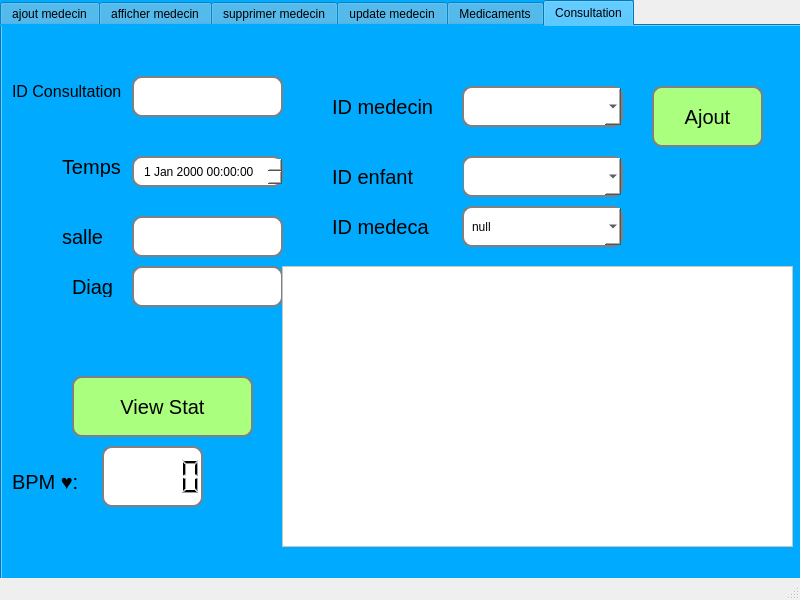
<?xml version="1.0" encoding="UTF-8"?>
<ui version="4.0">
 <class>MainWindow</class>
 <widget class="QMainWindow" name="MainWindow">
  <property name="geometry">
   <rect>
    <x>0</x>
    <y>0</y>
    <width>800</width>
    <height>600</height>
   </rect>
  </property>
  <property name="windowTitle">
   <string>MainWindow</string>
  </property>
  <widget class="QWidget" name="centralwidget">
   <widget class="QTabWidget" name="tabWidget_2">
    <property name="geometry">
     <rect>
      <x>0</x>
      <y>0</y>
      <width>941</width>
      <height>611</height>
     </rect>
    </property>
    <property name="styleSheet">
     <string notr="true">background-color: rgb(0, 170, 255);</string>
    </property>
    <property name="currentIndex">
     <number>5</number>
    </property>
    <widget class="QWidget" name="ajout">
     <attribute name="title">
      <string>ajout medecin</string>
     </attribute>
     <widget class="QLineEdit" name="lineEdit_ID_medecin">
      <property name="geometry">
       <rect>
        <x>320</x>
        <y>30</y>
        <width>151</width>
        <height>41</height>
       </rect>
      </property>
      <property name="styleSheet">
       <string notr="true">  border: 2px solid gray;
  border-radius: 10px;
  padding: 0 8px;
  background: white;</string>
      </property>
     </widget>
     <widget class="QLabel" name="label_8">
      <property name="geometry">
       <rect>
        <x>160</x>
        <y>240</y>
        <width>121</width>
        <height>21</height>
       </rect>
      </property>
      <property name="font">
       <font>
        <pointsize>12</pointsize>
       </font>
      </property>
      <property name="text">
       <string>adresse cabinet</string>
      </property>
     </widget>
     <widget class="QLineEdit" name="lineEdit_Nom_medecin">
      <property name="geometry">
       <rect>
        <x>320</x>
        <y>100</y>
        <width>151</width>
        <height>41</height>
       </rect>
      </property>
      <property name="styleSheet">
       <string notr="true">  border: 2px solid gray;
  border-radius: 10px;
  padding: 0 8px;
  background: white;</string>
      </property>
     </widget>
     <widget class="QLabel" name="label_3">
      <property name="geometry">
       <rect>
        <x>170</x>
        <y>30</y>
        <width>71</width>
        <height>31</height>
       </rect>
      </property>
      <property name="font">
       <font>
        <pointsize>12</pointsize>
       </font>
      </property>
      <property name="styleSheet">
       <string notr="true"/>
      </property>
      <property name="text">
       <string>ID</string>
      </property>
     </widget>
     <widget class="QLabel" name="label_5">
      <property name="geometry">
       <rect>
        <x>170</x>
        <y>180</y>
        <width>71</width>
        <height>21</height>
       </rect>
      </property>
      <property name="font">
       <font>
        <pointsize>12</pointsize>
       </font>
      </property>
      <property name="text">
       <string>Prenom</string>
      </property>
     </widget>
     <widget class="QPushButton" name="ajout_2">
      <property name="geometry">
       <rect>
        <x>480</x>
        <y>120</y>
        <width>151</width>
        <height>71</height>
       </rect>
      </property>
      <property name="font">
       <font>
        <pointsize>15</pointsize>
       </font>
      </property>
      <property name="styleSheet">
       <string notr="true">  border: 2px solid gray;
  border-radius: 10px;
  padding: 0 8px;
  background: rgb(170, 255, 127);</string>
      </property>
      <property name="text">
       <string>Valider</string>
      </property>
     </widget>
     <widget class="QPushButton" name="quit_1">
      <property name="geometry">
       <rect>
        <x>480</x>
        <y>220</y>
        <width>161</width>
        <height>71</height>
       </rect>
      </property>
      <property name="font">
       <font>
        <pointsize>15</pointsize>
       </font>
      </property>
      <property name="styleSheet">
       <string notr="true">  border: 2px solid gray;
  border-radius: 10px;
  padding: 0 8px;
  background: rgb(170, 255, 127);</string>
      </property>
      <property name="text">
       <string>Quitter</string>
      </property>
     </widget>
     <widget class="QLineEdit" name="lineEdit_adress_mail_medecin">
      <property name="geometry">
       <rect>
        <x>320</x>
        <y>290</y>
        <width>151</width>
        <height>41</height>
       </rect>
      </property>
      <property name="styleSheet">
       <string notr="true">  border: 2px solid gray;
  border-radius: 10px;
  padding: 0 8px;
  background: white;</string>
      </property>
      <property name="text">
       <string/>
      </property>
     </widget>
     <widget class="QLabel" name="label_6">
      <property name="geometry">
       <rect>
        <x>160</x>
        <y>360</y>
        <width>101</width>
        <height>21</height>
       </rect>
      </property>
      <property name="font">
       <font>
        <pointsize>12</pointsize>
       </font>
      </property>
      <property name="text">
       <string>parcour</string>
      </property>
     </widget>
     <widget class="QLabel" name="label_7">
      <property name="geometry">
       <rect>
        <x>160</x>
        <y>300</y>
        <width>101</width>
        <height>21</height>
       </rect>
      </property>
      <property name="font">
       <font>
        <pointsize>12</pointsize>
       </font>
      </property>
      <property name="text">
       <string>adresse email</string>
      </property>
     </widget>
     <widget class="QLineEdit" name="lineEdit_Prenom_medein">
      <property name="geometry">
       <rect>
        <x>320</x>
        <y>170</y>
        <width>151</width>
        <height>41</height>
       </rect>
      </property>
      <property name="styleSheet">
       <string notr="true">  border: 2px solid gray;
  border-radius: 10px;
  padding: 0 8px;
  background: white;</string>
      </property>
     </widget>
     <widget class="QLabel" name="label_4">
      <property name="geometry">
       <rect>
        <x>170</x>
        <y>110</y>
        <width>71</width>
        <height>21</height>
       </rect>
      </property>
      <property name="font">
       <font>
        <pointsize>12</pointsize>
       </font>
      </property>
      <property name="text">
       <string>Nom </string>
      </property>
     </widget>
     <widget class="QLineEdit" name="lineEdit_adress_medecin">
      <property name="geometry">
       <rect>
        <x>320</x>
        <y>230</y>
        <width>151</width>
        <height>41</height>
       </rect>
      </property>
      <property name="styleSheet">
       <string notr="true">  border: 2px solid gray;
  border-radius: 10px;
  padding: 0 8px;
  background: white;</string>
      </property>
     </widget>
     <widget class="QLineEdit" name="lineEdit_parcour_medecin">
      <property name="geometry">
       <rect>
        <x>320</x>
        <y>360</y>
        <width>151</width>
        <height>41</height>
       </rect>
      </property>
      <property name="styleSheet">
       <string notr="true">  border: 2px solid gray;
  border-radius: 10px;
  padding: 0 8px;
  background: white;</string>
      </property>
      <property name="text">
       <string/>
      </property>
     </widget>
    </widget>
    <widget class="QWidget" name="afficher">
     <attribute name="title">
      <string>afficher medecin</string>
     </attribute>
     <widget class="QTableView" name="tableView_med">
      <property name="geometry">
       <rect>
        <x>40</x>
        <y>60</y>
        <width>491</width>
        <height>371</height>
       </rect>
      </property>
      <property name="styleSheet">
       <string notr="true">background-color: white;</string>
      </property>
     </widget>
     <widget class="QLabel" name="label_11">
      <property name="geometry">
       <rect>
        <x>550</x>
        <y>150</y>
        <width>71</width>
        <height>31</height>
       </rect>
      </property>
      <property name="font">
       <font>
        <pointsize>12</pointsize>
       </font>
      </property>
      <property name="styleSheet">
       <string notr="true"/>
      </property>
      <property name="text">
       <string>ID</string>
      </property>
     </widget>
     <widget class="QLineEdit" name="lineEdit_ID_rechercher">
      <property name="geometry">
       <rect>
        <x>580</x>
        <y>150</y>
        <width>151</width>
        <height>41</height>
       </rect>
      </property>
      <property name="styleSheet">
       <string notr="true">  border: 2px solid gray;
  border-radius: 10px;
  padding: 0 8px;
  background: white;</string>
      </property>
     </widget>
     <widget class="QPushButton" name="rechercher">
      <property name="geometry">
       <rect>
        <x>590</x>
        <y>210</y>
        <width>121</width>
        <height>51</height>
       </rect>
      </property>
      <property name="font">
       <font>
        <pointsize>15</pointsize>
       </font>
      </property>
      <property name="styleSheet">
       <string notr="true">  border: 2px solid gray;
  border-radius: 10px;
  padding: 0 8px;
  background: rgb(170, 255, 127);</string>
      </property>
      <property name="text">
       <string>Rechercher</string>
      </property>
     </widget>
     <widget class="QPushButton" name="pushButton">
      <property name="geometry">
       <rect>
        <x>580</x>
        <y>290</y>
        <width>141</width>
        <height>41</height>
       </rect>
      </property>
      <property name="font">
       <font>
        <pointsize>15</pointsize>
       </font>
      </property>
      <property name="styleSheet">
       <string notr="true">  border: 2px solid gray;
  border-radius: 10px;
  padding: 0 8px;
  background: rgb(170, 255, 127);</string>
      </property>
      <property name="text">
       <string>Generate pdf </string>
      </property>
     </widget>
    </widget>
    <widget class="QWidget" name="suprimer">
     <attribute name="title">
      <string>supprimer medecin</string>
     </attribute>
     <widget class="QLabel" name="label_2">
      <property name="geometry">
       <rect>
        <x>180</x>
        <y>160</y>
        <width>141</width>
        <height>41</height>
       </rect>
      </property>
      <property name="font">
       <font>
        <pointsize>15</pointsize>
       </font>
      </property>
      <property name="text">
       <string>ID medecin</string>
      </property>
     </widget>
     <widget class="QPushButton" name="delet_botton">
      <property name="geometry">
       <rect>
        <x>230</x>
        <y>320</y>
        <width>151</width>
        <height>71</height>
       </rect>
      </property>
      <property name="font">
       <font>
        <pointsize>15</pointsize>
       </font>
      </property>
      <property name="styleSheet">
       <string notr="true">  border: 2px solid gray;
  border-radius: 10px;
  padding: 0 8px;
  background: rgb(170, 255, 127);</string>
      </property>
      <property name="text">
       <string>Delete</string>
      </property>
     </widget>
     <widget class="QPushButton" name="quit_2">
      <property name="geometry">
       <rect>
        <x>430</x>
        <y>320</y>
        <width>161</width>
        <height>71</height>
       </rect>
      </property>
      <property name="font">
       <font>
        <pointsize>15</pointsize>
       </font>
      </property>
      <property name="styleSheet">
       <string notr="true">  border: 2px solid gray;
  border-radius: 10px;
  padding: 0 8px;
  background: rgb(170, 255, 127);</string>
      </property>
      <property name="text">
       <string>Quitter</string>
      </property>
     </widget>
     <widget class="QComboBox" name="comboBoxdelete">
      <property name="geometry">
       <rect>
        <x>380</x>
        <y>150</y>
        <width>191</width>
        <height>51</height>
       </rect>
      </property>
      <property name="styleSheet">
       <string notr="true">  border: 2px solid gray;
  border-radius: 10px;
  padding: 0 8px;
  background: white;
</string>
      </property>
     </widget>
    </widget>
    <widget class="QWidget" name="update">
     <attribute name="title">
      <string>update medecin</string>
     </attribute>
     <widget class="QLabel" name="label_9">
      <property name="geometry">
       <rect>
        <x>160</x>
        <y>150</y>
        <width>141</width>
        <height>41</height>
       </rect>
      </property>
      <property name="font">
       <font>
        <pointsize>15</pointsize>
       </font>
      </property>
      <property name="text">
       <string>ID medecin</string>
      </property>
     </widget>
     <widget class="QLabel" name="label_10">
      <property name="geometry">
       <rect>
        <x>160</x>
        <y>240</y>
        <width>141</width>
        <height>41</height>
       </rect>
      </property>
      <property name="font">
       <font>
        <pointsize>15</pointsize>
       </font>
      </property>
      <property name="text">
       <string>Parcour</string>
      </property>
     </widget>
     <widget class="QLineEdit" name="lineEdit_parcour_modif">
      <property name="geometry">
       <rect>
        <x>380</x>
        <y>240</y>
        <width>181</width>
        <height>41</height>
       </rect>
      </property>
      <property name="styleSheet">
       <string notr="true">  border: 2px solid gray;
  border-radius: 10px;
  padding: 0 8px;
  background: white;</string>
      </property>
     </widget>
     <widget class="QPushButton" name="pushButton_update">
      <property name="geometry">
       <rect>
        <x>150</x>
        <y>340</y>
        <width>171</width>
        <height>61</height>
       </rect>
      </property>
      <property name="font">
       <font>
        <pointsize>15</pointsize>
       </font>
      </property>
      <property name="styleSheet">
       <string notr="true">  border: 2px solid gray;
  border-radius: 10px;
  padding: 0 8px;
  background: rgb(170, 255, 127);</string>
      </property>
      <property name="text">
       <string>Update</string>
      </property>
     </widget>
     <widget class="QPushButton" name="quit_3">
      <property name="geometry">
       <rect>
        <x>400</x>
        <y>340</y>
        <width>181</width>
        <height>61</height>
       </rect>
      </property>
      <property name="font">
       <font>
        <pointsize>15</pointsize>
       </font>
      </property>
      <property name="styleSheet">
       <string notr="true">  border: 2px solid gray;
  border-radius: 10px;
  padding: 0 8px;
  background: rgb(170, 255, 127);</string>
      </property>
      <property name="text">
       <string>Quitter</string>
      </property>
     </widget>
     <widget class="QComboBox" name="comboBoxupdate">
      <property name="geometry">
       <rect>
        <x>390</x>
        <y>140</y>
        <width>161</width>
        <height>51</height>
       </rect>
      </property>
      <property name="styleSheet">
       <string notr="true">  border: 2px solid gray;
  border-radius: 10px;
  padding: 0 8px;
  background: white;</string>
      </property>
     </widget>
    </widget>
    <widget class="QWidget" name="tab">
     <attribute name="title">
      <string>Medicaments</string>
     </attribute>
     <widget class="QLabel" name="label_12">
      <property name="geometry">
       <rect>
        <x>10</x>
        <y>20</y>
        <width>121</width>
        <height>31</height>
       </rect>
      </property>
      <property name="font">
       <font>
        <pointsize>12</pointsize>
       </font>
      </property>
      <property name="styleSheet">
       <string notr="true"/>
      </property>
      <property name="text">
       <string>ID_medicament</string>
      </property>
     </widget>
     <widget class="QLabel" name="label_13">
      <property name="geometry">
       <rect>
        <x>30</x>
        <y>100</y>
        <width>71</width>
        <height>21</height>
       </rect>
      </property>
      <property name="font">
       <font>
        <pointsize>12</pointsize>
       </font>
      </property>
      <property name="text">
       <string>Nom </string>
      </property>
     </widget>
     <widget class="QLineEdit" name="lineEdit_ID_medic">
      <property name="geometry">
       <rect>
        <x>120</x>
        <y>20</y>
        <width>151</width>
        <height>41</height>
       </rect>
      </property>
      <property name="styleSheet">
       <string notr="true">  border: 2px solid gray;
  border-radius: 10px;
  padding: 0 8px;
  background: white;</string>
      </property>
     </widget>
     <widget class="QLabel" name="label_14">
      <property name="geometry">
       <rect>
        <x>30</x>
        <y>170</y>
        <width>71</width>
        <height>21</height>
       </rect>
      </property>
      <property name="font">
       <font>
        <pointsize>12</pointsize>
       </font>
      </property>
      <property name="text">
       <string>QTE_med</string>
      </property>
     </widget>
     <widget class="QLineEdit" name="lineEdit_qte_medic">
      <property name="geometry">
       <rect>
        <x>120</x>
        <y>160</y>
        <width>151</width>
        <height>41</height>
       </rect>
      </property>
      <property name="styleSheet">
       <string notr="true">  border: 2px solid gray;
  border-radius: 10px;
  padding: 0 8px;
  background: white;</string>
      </property>
     </widget>
     <widget class="QLineEdit" name="lineEdit_Nom_medic">
      <property name="geometry">
       <rect>
        <x>120</x>
        <y>90</y>
        <width>151</width>
        <height>41</height>
       </rect>
      </property>
      <property name="styleSheet">
       <string notr="true">  border: 2px solid gray;
  border-radius: 10px;
  padding: 0 8px;
  background: white;</string>
      </property>
     </widget>
     <widget class="QPushButton" name="ajout_3">
      <property name="geometry">
       <rect>
        <x>280</x>
        <y>30</y>
        <width>111</width>
        <height>61</height>
       </rect>
      </property>
      <property name="font">
       <font>
        <pointsize>15</pointsize>
       </font>
      </property>
      <property name="styleSheet">
       <string notr="true">  border: 2px solid gray;
  border-radius: 10px;
  padding: 0 8px;
  background: rgb(170, 255, 127);</string>
      </property>
      <property name="text">
       <string>Ajout</string>
      </property>
     </widget>
     <widget class="QTableView" name="tableView_medic">
      <property name="geometry">
       <rect>
        <x>30</x>
        <y>240</y>
        <width>321</width>
        <height>251</height>
       </rect>
      </property>
      <property name="styleSheet">
       <string notr="true">background-color: white;</string>
      </property>
     </widget>
     <widget class="QComboBox" name="comboBoxmed_tri">
      <property name="geometry">
       <rect>
        <x>420</x>
        <y>280</y>
        <width>161</width>
        <height>41</height>
       </rect>
      </property>
      <property name="styleSheet">
       <string notr="true">  border: 2px solid gray;
  border-radius: 10px;
  padding: 0 8px;
  background: white;
</string>
      </property>
      <item>
       <property name="text">
        <string>ID</string>
       </property>
      </item>
      <item>
       <property name="text">
        <string>Nom</string>
       </property>
      </item>
      <item>
       <property name="text">
        <string>QTE</string>
       </property>
      </item>
      <item>
       <property name="text">
        <string>non trier</string>
       </property>
      </item>
     </widget>
    </widget>
    <widget class="QWidget" name="tab_2">
     <attribute name="title">
      <string>Consultation</string>
     </attribute>
     <widget class="QLabel" name="label_15">
      <property name="geometry">
       <rect>
        <x>60</x>
        <y>200</y>
        <width>71</width>
        <height>21</height>
       </rect>
      </property>
      <property name="font">
       <font>
        <pointsize>15</pointsize>
       </font>
      </property>
      <property name="text">
       <string>salle</string>
      </property>
     </widget>
     <widget class="QPushButton" name="ajout_4">
      <property name="geometry">
       <rect>
        <x>650</x>
        <y>60</y>
        <width>111</width>
        <height>61</height>
       </rect>
      </property>
      <property name="font">
       <font>
        <pointsize>15</pointsize>
       </font>
      </property>
      <property name="styleSheet">
       <string notr="true">  border: 2px solid gray;
  border-radius: 10px;
  padding: 0 8px;
  background: rgb(170, 255, 127);</string>
      </property>
      <property name="text">
       <string>Ajout</string>
      </property>
     </widget>
     <widget class="QLineEdit" name="salle">
      <property name="geometry">
       <rect>
        <x>130</x>
        <y>190</y>
        <width>151</width>
        <height>41</height>
       </rect>
      </property>
      <property name="styleSheet">
       <string notr="true">  border: 2px solid gray;
  border-radius: 10px;
  padding: 0 8px;
  background: white;</string>
      </property>
      <property name="text">
       <string/>
      </property>
     </widget>
     <widget class="QLabel" name="label_16">
      <property name="geometry">
       <rect>
        <x>60</x>
        <y>270</y>
        <width>71</width>
        <height>21</height>
       </rect>
      </property>
      <property name="font">
       <font>
        <pointsize>12</pointsize>
       </font>
      </property>
      <property name="text">
       <string/>
      </property>
     </widget>
     <widget class="QLabel" name="label_17">
      <property name="geometry">
       <rect>
        <x>10</x>
        <y>50</y>
        <width>141</width>
        <height>31</height>
       </rect>
      </property>
      <property name="font">
       <font>
        <pointsize>12</pointsize>
       </font>
      </property>
      <property name="styleSheet">
       <string notr="true"/>
      </property>
      <property name="text">
       <string>ID Consultation</string>
      </property>
     </widget>
     <widget class="QLineEdit" name="lineEdit_ID_consul">
      <property name="geometry">
       <rect>
        <x>130</x>
        <y>50</y>
        <width>151</width>
        <height>41</height>
       </rect>
      </property>
      <property name="styleSheet">
       <string notr="true">  border: 2px solid gray;
  border-radius: 10px;
  padding: 0 8px;
  background: white;</string>
      </property>
      <property name="text">
       <string/>
      </property>
     </widget>
     <widget class="QLabel" name="label_18">
      <property name="geometry">
       <rect>
        <x>60</x>
        <y>130</y>
        <width>71</width>
        <height>21</height>
       </rect>
      </property>
      <property name="font">
       <font>
        <pointsize>15</pointsize>
       </font>
      </property>
      <property name="text">
       <string>Temps</string>
      </property>
     </widget>
     <widget class="QDateTimeEdit" name="temps">
      <property name="geometry">
       <rect>
        <x>130</x>
        <y>130</y>
        <width>151</width>
        <height>31</height>
       </rect>
      </property>
      <property name="styleSheet">
       <string notr="true">  border: 2px solid gray;
  border-radius: 10px;
  padding: 0 8px;
  background: white;</string>
      </property>
     </widget>
     <widget class="QLabel" name="label_20">
      <property name="geometry">
       <rect>
        <x>70</x>
        <y>250</y>
        <width>71</width>
        <height>21</height>
       </rect>
      </property>
      <property name="font">
       <font>
        <pointsize>15</pointsize>
       </font>
      </property>
      <property name="text">
       <string>Diag</string>
      </property>
     </widget>
     <widget class="QLabel" name="label_22">
      <property name="geometry">
       <rect>
        <x>330</x>
        <y>60</y>
        <width>131</width>
        <height>41</height>
       </rect>
      </property>
      <property name="font">
       <font>
        <pointsize>15</pointsize>
       </font>
      </property>
      <property name="text">
       <string>ID medecin</string>
      </property>
     </widget>
     <widget class="QComboBox" name="comboBoxmed_consul">
      <property name="geometry">
       <rect>
        <x>460</x>
        <y>60</y>
        <width>161</width>
        <height>41</height>
       </rect>
      </property>
      <property name="styleSheet">
       <string notr="true">  border: 2px solid gray;
  border-radius: 10px;
  padding: 0 8px;
  background: white;
</string>
      </property>
     </widget>
     <widget class="QComboBox" name="comboBoxenfant_consul">
      <property name="geometry">
       <rect>
        <x>460</x>
        <y>130</y>
        <width>161</width>
        <height>41</height>
       </rect>
      </property>
      <property name="styleSheet">
       <string notr="true">  border: 2px solid gray;
  border-radius: 10px;
  padding: 0 8px;
  background: white;
</string>
      </property>
     </widget>
     <widget class="QLabel" name="label_23">
      <property name="geometry">
       <rect>
        <x>330</x>
        <y>130</y>
        <width>131</width>
        <height>41</height>
       </rect>
      </property>
      <property name="font">
       <font>
        <pointsize>15</pointsize>
       </font>
      </property>
      <property name="text">
       <string>ID enfant</string>
      </property>
     </widget>
     <widget class="QLabel" name="label_24">
      <property name="geometry">
       <rect>
        <x>330</x>
        <y>180</y>
        <width>131</width>
        <height>41</height>
       </rect>
      </property>
      <property name="font">
       <font>
        <pointsize>15</pointsize>
       </font>
      </property>
      <property name="text">
       <string>ID medeca</string>
      </property>
     </widget>
     <widget class="QComboBox" name="comboBoxmedeca_consul">
      <property name="geometry">
       <rect>
        <x>460</x>
        <y>180</y>
        <width>161</width>
        <height>41</height>
       </rect>
      </property>
      <property name="styleSheet">
       <string notr="true">  border: 2px solid gray;
  border-radius: 10px;
  padding: 0 8px;
  background: white;
</string>
      </property>
      <item>
       <property name="text">
        <string>null</string>
       </property>
      </item>
     </widget>
     <widget class="QTableView" name="tableView_cons">
      <property name="geometry">
       <rect>
        <x>280</x>
        <y>240</y>
        <width>511</width>
        <height>281</height>
       </rect>
      </property>
      <property name="styleSheet">
       <string notr="true">background-color: white;</string>
      </property>
     </widget>
     <widget class="QLineEdit" name="diag">
      <property name="geometry">
       <rect>
        <x>130</x>
        <y>240</y>
        <width>151</width>
        <height>41</height>
       </rect>
      </property>
      <property name="styleSheet">
       <string notr="true">  border: 2px solid gray;
  border-radius: 10px;
  padding: 0 8px;
  background: white;</string>
      </property>
      <property name="text">
       <string/>
      </property>
     </widget>
     <widget class="QPushButton" name="view_stat">
      <property name="geometry">
       <rect>
        <x>70</x>
        <y>350</y>
        <width>181</width>
        <height>61</height>
       </rect>
      </property>
      <property name="font">
       <font>
        <pointsize>15</pointsize>
       </font>
      </property>
      <property name="styleSheet">
       <string notr="true">  border: 2px solid gray;
  border-radius: 10px;
  padding: 0 8px;
  background: rgb(170, 255, 127);</string>
      </property>
      <property name="text">
       <string>View Stat</string>
      </property>
     </widget>
     <widget class="QLabel" name="label_21">
      <property name="geometry">
       <rect>
        <x>390</x>
        <y>390</y>
        <width>111</width>
        <height>51</height>
       </rect>
      </property>
      <property name="font">
       <font>
        <family>MS Shell Dlg 2</family>
        <pointsize>15</pointsize>
       </font>
      </property>
      <property name="styleSheet">
       <string notr="true">  border: 2px solid gray;
  border-radius: 10px;
  padding: 0 8px;
  background: white;
</string>
      </property>
      <property name="text">
       <string/>
      </property>
     </widget>
     <widget class="QLCDNumber" name="lcdNumber">
      <property name="geometry">
       <rect>
        <x>100</x>
        <y>420</y>
        <width>101</width>
        <height>61</height>
       </rect>
      </property>
      <property name="styleSheet">
       <string notr="true">  border: 2px solid gray;
  border-radius: 10px;
  padding: 0 8px;
  background: white;
</string>
      </property>
     </widget>
     <widget class="QLabel" name="label_25">
      <property name="geometry">
       <rect>
        <x>10</x>
        <y>430</y>
        <width>141</width>
        <height>51</height>
       </rect>
      </property>
      <property name="font">
       <font>
        <pointsize>15</pointsize>
       </font>
      </property>
      <property name="text">
       <string>BPM ♥: </string>
      </property>
     </widget>
     <zorder>label_15</zorder>
     <zorder>ajout_4</zorder>
     <zorder>salle</zorder>
     <zorder>label_16</zorder>
     <zorder>label_17</zorder>
     <zorder>lineEdit_ID_consul</zorder>
     <zorder>label_18</zorder>
     <zorder>temps</zorder>
     <zorder>label_20</zorder>
     <zorder>label_22</zorder>
     <zorder>comboBoxmed_consul</zorder>
     <zorder>comboBoxenfant_consul</zorder>
     <zorder>label_23</zorder>
     <zorder>label_24</zorder>
     <zorder>comboBoxmedeca_consul</zorder>
     <zorder>diag</zorder>
     <zorder>view_stat</zorder>
     <zorder>label_21</zorder>
     <zorder>label_25</zorder>
     <zorder>lcdNumber</zorder>
     <zorder>tableView_cons</zorder>
    </widget>
   </widget>
  </widget>
  <widget class="QMenuBar" name="menubar">
   <property name="geometry">
    <rect>
     <x>0</x>
     <y>0</y>
     <width>800</width>
     <height>22</height>
    </rect>
   </property>
  </widget>
  <widget class="QStatusBar" name="statusbar"/>
 </widget>
 <resources/>
 <connections/>
</ui>
